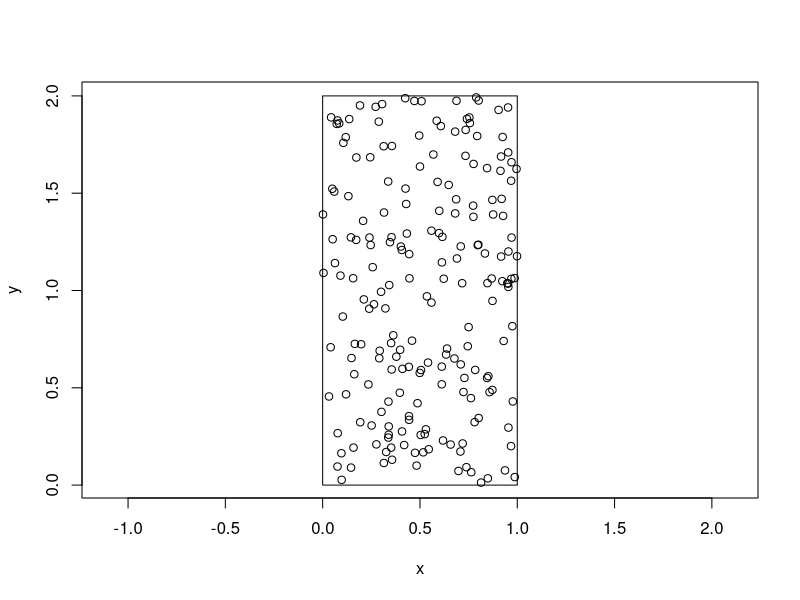

Here is the R script that generated this plot:
## ---- chunk 1
knitr::opts_chunk$set(echo = TRUE)
## ---- chunk 2
#load the libraries - tell us which packages you're using and why

#load your data - which datasets do you need?
#I'll be working with simulated point data to demonstrate some point pattern analyses. In order
#to do this, I'll create a plot with points within it using rnorm. 

#Making uniform density patterns:

#Starting with doing it in a rectangle.
# The number of points to create
n <- 200

# Set the range
xmin <- 0
xmax <- 1
ymin <- 0
ymax <- 2

# Sample from a Uniform distribution
x <- runif(n, xmin, xmax)
y <- runif(n, ymin, ymax )


# Plot points and a rectangle
# The aspect ratio of the boundary rectangle is 2 
# (it is twice as tall as wide), but the aspect ratio of the
# coordinates needs to be 1 so the rectangle appears that way.


# Plot points and a rectangle

mapxy <- function(a = NA){
  plot(x, y, asp = a)
  rect(xmin, ymin, xmax, ymax)
}

mapxy(1)

#Organize the data - what form should the data be in? A list? how many elements, a data frame? how many rows and columns?

#Analysis/processing step 1 - what are you hoping to do here, why? 

#Analysis/processing step 2 - what are you hoping to do here, why? 

#Check the outcomes? How will you know if your steps worked?

# 
